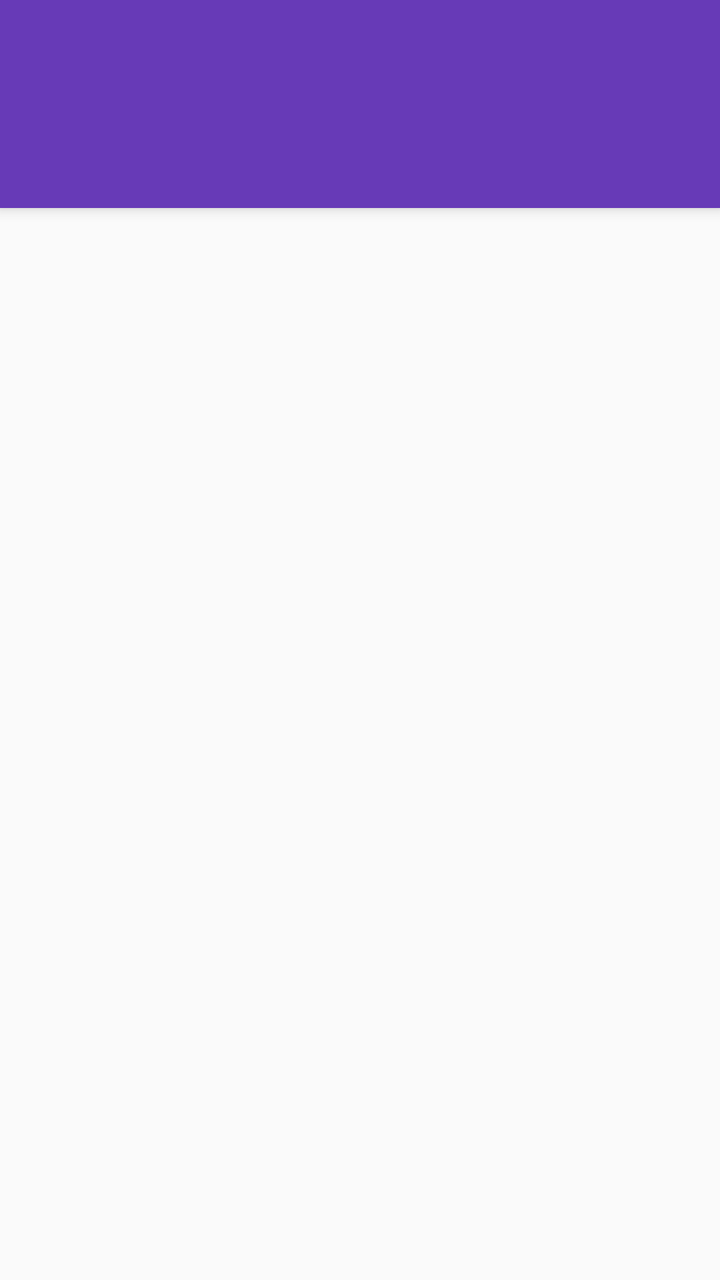
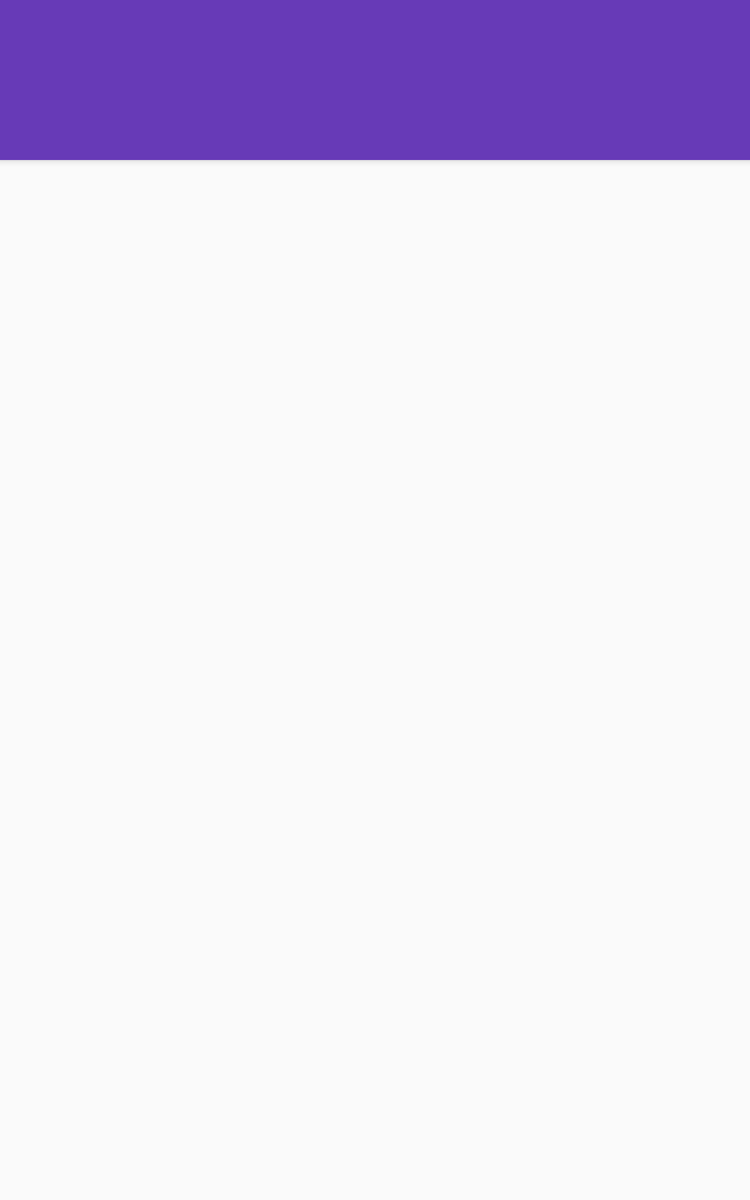

Compare how this app lays out the same screen by default and in its alternative resource folder. The renders come first, then the two layout files and the values they reference.
<!-- AndroidManifest.xml: application theme AppTheme -->
<!-- res/layout/activity_main.xml -->
<?xml version="1.0" encoding="utf-8"?>
<android.support.design.widget.CoordinatorLayout xmlns:android="http://schemas.android.com/apk/res/android"
                                                 xmlns:app="http://schemas.android.com/apk/res-auto"
                                                 android:id="@+id/main_content"
                                                 android:layout_width="match_parent"
                                                 android:layout_height="match_parent">
    <android.support.design.widget.AppBarLayout
        android:id="@+id/appbar"
        android:layout_width="match_parent"
        android:layout_height="wrap_content"
        android:theme="@style/ThemeOverlay.AppCompat.Dark.ActionBar">

        <android.support.v7.widget.Toolbar
            android:id="@+id/toolbar"
            android:layout_width="match_parent"
            android:layout_height="?attr/actionBarSize"
            android:background="?attr/colorPrimary"
            app:popupTheme="@style/ThemeOverlay.AppCompat.Light"
            app:layout_scrollFlags="scroll|enterAlways|snap" />

        <android.support.design.widget.TabLayout
            android:id="@+id/tabs"
            android:layout_width="match_parent"
            android:layout_height="wrap_content" />

    </android.support.design.widget.AppBarLayout>

    <android.support.v4.view.ViewPager
        android:id="@+id/viewpager"
        android:layout_width="match_parent"
        android:layout_height="match_parent"
        app:layout_behavior="@string/appbar_scrolling_view_behavior" />
</android.support.design.widget.CoordinatorLayout>
<!-- resources referenced by this layout -->
<resources>
  <style name="AppTheme" parent="Theme.AppCompat.DayNight.NoActionBar">
          <item name="colorPrimary">#673AB7</item>
          <item name="colorPrimaryDark">#512DA8</item>
          <item name="colorAccent">#FF4081</item>
      </style>
</resources>
<!-- res/layout-sw600dp/activity_main.xml (the repository's variant of the layout above) -->
<!-- drawn on a 7-inch tablet held upright -->
<?xml version="1.0" encoding="utf-8"?>
<android.support.design.widget.CoordinatorLayout xmlns:android="http://schemas.android.com/apk/res/android"
                                                 xmlns:app="http://schemas.android.com/apk/res-auto"
                                                 android:id="@+id/main_content"
                                                 android:layout_width="match_parent"
                                                 android:layout_height="match_parent">
    <android.support.design.widget.AppBarLayout
        android:id="@+id/appbar"
        android:layout_width="match_parent"
        android:layout_height="@dimen/bar_height"
        android:theme="@style/ThemeOverlay.AppCompat.Dark.ActionBar">

        <android.support.v7.widget.Toolbar
            android:id="@+id/toolbar"
            android:layout_width="match_parent"
            android:layout_height="?attr/actionBarSize"
            android:background="?attr/colorPrimary"
            app:popupTheme="@style/ThemeOverlay.AppCompat.Light"
            app:layout_scrollFlags="scroll|enterAlways|snap" />

        <android.support.design.widget.TabLayout
            android:id="@+id/tabs"
            android:layout_width="match_parent"
            android:layout_height="wrap_content"
            android:layout_gravity="left"/>
    </android.support.design.widget.AppBarLayout>

    <LinearLayout xmlns:android="http://schemas.android.com/apk/res/android"
      android:layout_width="match_parent"
      android:layout_height="match_parent"
      app:layout_behavior="@string/appbar_scrolling_view_behavior">

        <android.support.v4.view.ViewPager
            android:id="@+id/viewpager"
            android:layout_width="0dp"
            android:layout_height="match_parent"
            android:layout_weight="1"
            app:layout_behavior="@string/appbar_scrolling_view_behavior" />

        <FrameLayout
            android:id="@+id/movie_detail_container"
            android:layout_width="0dp"
            android:layout_height="match_parent"
            android:layout_weight="1" />
    </LinearLayout>
</android.support.design.widget.CoordinatorLayout>
<!-- resources referenced by the variant -->
<!-- as a 7-inch tablet held upright resolves them -->
<resources>
  <!-- from res/values-w600dp/ -->
  <dimen name="bar_height">128dp</dimen>
  <style name="AppTheme" parent="Theme.AppCompat.DayNight.NoActionBar">
          <item name="colorPrimary">#673AB7</item>
          <item name="colorPrimaryDark">#512DA8</item>
          <item name="colorAccent">#FF4081</item>
      </style>
</resources>
